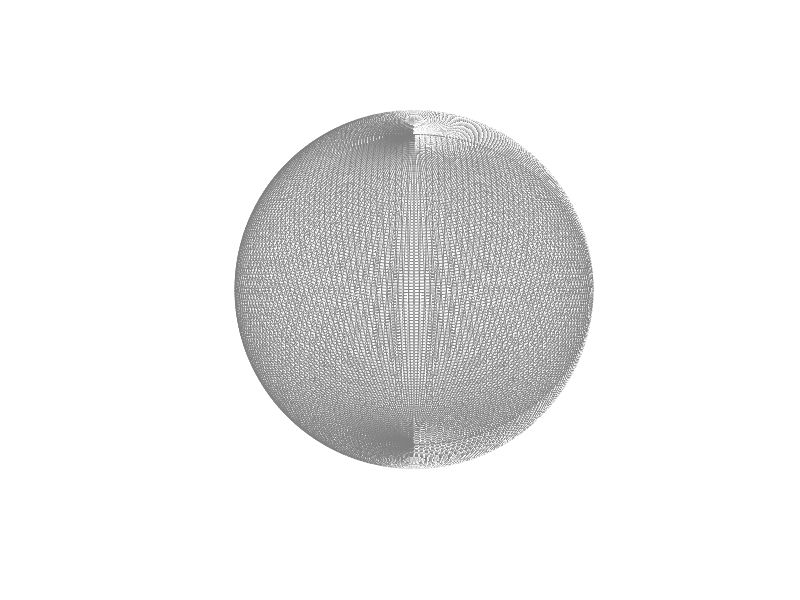

Here is the MATLAB script that generated this plot: (Note: this script raises an error after producing the figure.)
function y = Earth3DPlot(~)
%% Textured 3D Earth example
%
% Ryan Gray
% 8 Sep 2004
% Revised 9 March 2006, 31 Jan 2006, 16 Oct 2013, 22 September 2017 (Jeremy Penn)

%% Options

space_color = 'k';
npanels = 180;   % Number of globe panels around the equator deg/panel = 360/npanels
alpha   = 1; % globe transparency level, 1 = opaque, through 0 = invisible
%GMST0 = []; % Don't set up rotatable globe (ECEF)
GMST0 = 4.89496121282306; % Set up a rotatable globe at J2000.0

% Earth texture image
% Anything imread() will handle, but needs to be a 2:1 unprojected globe
% image.

image_file = 'http://upload.wikimedia.org/wikipedia/commons/thumb/c/cd/Land_ocean_ice_2048.jpg/1024px-Land_ocean_ice_2048.jpg';

% Mean spherical earth

erad    = 6371; % equatorial radius (kilometers)
prad    = 6371; % polar radius (kilometers)
erot    = 7.2921158553e-5; % earth rotation rate (radians/sec)

%% Create figure

figure('Color', space_color);

hold on;

% Turn off the normal axes

set(gca, 'NextPlot','add', 'Visible','off');

axis equal;
axis auto;

% Set initial view

view(0,30);

axis vis3d;

%% Create wireframe globe

% Create a 3D meshgrid of the sphere points using the ellipsoid function

[x, y, z] = ellipsoid(0, 0, 0, erad, erad, prad, npanels);

globe = surf(x, y, -z, 'FaceColor', 'none', 'EdgeColor', 0.5*[1 1 1]);

if ~isempty(GMST0)
    hgx = hgtransform;
    set(hgx,'Matrix', makehgtform('zrotate',GMST0));
    set(globe,'Parent',hgx);
end

%% Texturemap the globe

% Load Earth image for texture map

cdata = imread(image_file);

% Set image as color data (cdata) property, and set face color to indicate
% a texturemap, which Matlab expects to be in cdata. Turn off the mesh edges.

set(globe, 'FaceColor', 'texturemap', 'CData', cdata, 'FaceAlpha', alpha, 'EdgeColor', 'none');

end

